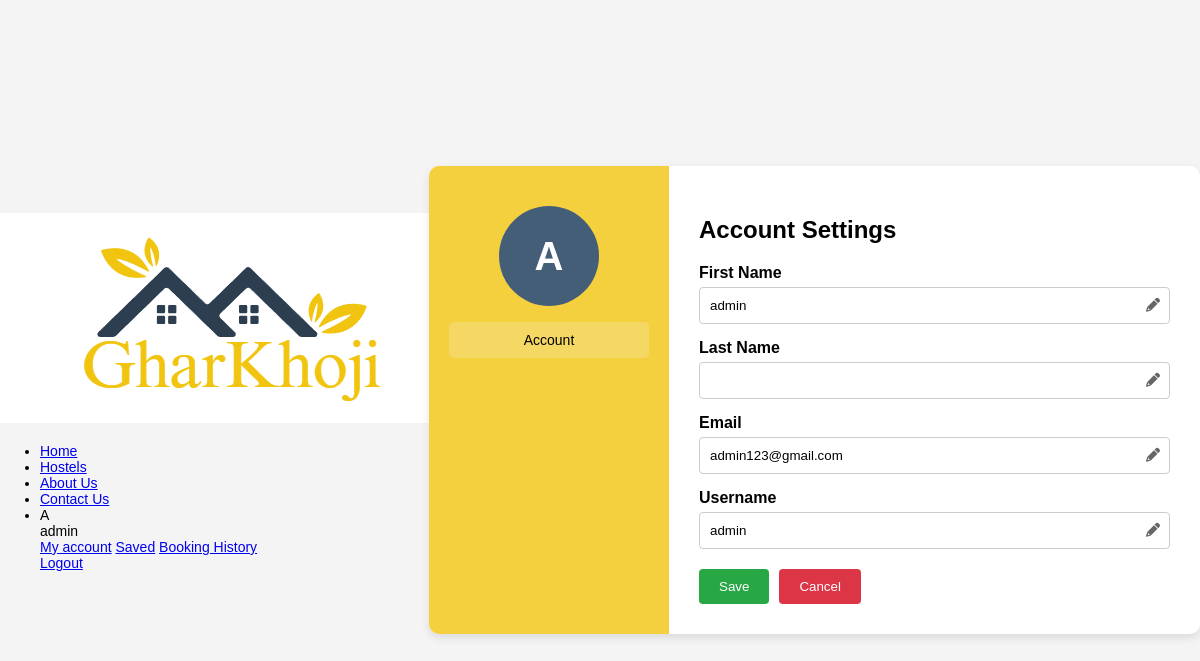
/my-account/ (signed in), run on the app's committed database.
### app/models.py (models this page shows, shortened)
class CustomUser(AbstractUser):
    ROLE_CHOICES = [
        ('user', 'User'),
        ('hostel_owner', 'Hostel Owner'),
    ]
    role = models.CharField(max_length=20, choices=ROLE_CHOICES, default='user')

### app/views.py (the view, shortened to what this page needs)
# urls.py: path('my-account/', views.my_account, name='my_account'),
def my_account(request):
    user = request.user
    return render(request, 'profile.html', {'user': user})

### templates/profile.html (shortened to what this page needs)
<!DOCTYPE html>
<html lang="en">
<head>
    {% load static %}
    <link rel="stylesheet" href="{% static 'css/profile.css' %}">
    <link rel="stylesheet" href="https://cdnjs.cloudflare.com/ajax/libs/font-awesome/6.0.0/css/all.min.css">
</head>
<body>
    <header>
        <div class="logo">
            <a href="#">
                <img src="{% static 'img/logo1.png' %}" alt="GharKhoji Logo">
            </a>
        </div>
        <nav>
            <ul>
                <li class="{% if user.is_authenticated and request.path == '/home/' %} active {% endif %}"><a href="{% url 'home' %}">Home</a></li>
                <li class="{% if user.is_authenticated and request.path == '/hostels/' %} active {% endif %}"><a href="{% url 'hostels' %}">Hostels</a></li>
                <li class="{% if user.is_authenticated and request.path == '/aboutus/' %} active {% endif %}"><a href="{% url 'aboutus' %}">About Us</a></li>
                <li class="{% if user.is_authenticated and request.path == '/contactus/' %} active {% endif %}"><a href="{% url 'contactus' %}">Contact Us</a></li>
                {% if user.is_authenticated %}
                <li class="dropdown">
                  <div class="dropdown-toggle">
                    <div class="rounded-circle">{{ user.first_name|default:user.username|first|upper }}</div>
                    <span>{{ user.get_full_name|default:user.username }}</span>
                  </div>
                  <div class="dropdown-menu">
                    <a href="{% url 'my_account' %}">My account</a>
                    <a href="{% url 'saved' %}">Saved</a>
                    <a href="{% url 'bookings' %}">Booking History</a>
                    <a href="{% url 'logout' %}" class="text-danger">Logout</a>
                  </div>
                </li>
              {% else %}
                <li><a href="{% url 'signup' %}" class="btn-signup">Sign Up</a></li>
                <li><a href="{% url 'login' %}" class="btn-login">Login</a></li>
              {% endif %}
            </ul>
        </nav>
    </header>
<div class="settings-container">
    <div class="sidebar">
        <div class="profile">
            {{ user.first_name|default:user.username|slice:":1"|upper }}
        </div>
        <ul>
            <li class="active">Account</li>
        </ul>
    </div>
    <div class="content">
        <h2>Account Settings</h2>
        <form method="post" id="profile-form">
            <div class="form-group">
                <label>First Name</label>
                <div class="input-wrapper">
                    <input type="text" class="form-input" name="first_name" value="{{ user.first_name }}" readonly>
                    <span class="edit-icon" onclick="enableField(this)"><i class="fa-solid fa-pencil"></i></span>
                </div>
            </div>
            <div class="form-group">
                <label>Last Name</label>
                <div class="input-wrapper">
                    <input type="text" class="form-input" name="last_name" value="{{ user.last_name }}" readonly>
                    <span class="edit-icon" onclick="enableField(this)"><i class="fa-solid fa-pencil"></i></span>
                </div>
            </div>
            <div class="form-group">
                <label>Email</label>
                <div class="input-wrapper">
                    <input type="email" class="form-input" name="email" value="{{ user.email }}" readonly>
                    <span class="edit-icon" onclick="enableField(this)"><i class="fa-solid fa-pencil"></i></span>
                </div>
            </div>
            <div class="form-group">
                <label>Username</label>
                <div class="input-wrapper">
                    <input type="text" class="form-input" name="username" value="{{ user.username }}" readonly>
                    <span class="edit-icon" onclick="enableField(this)"><i class="fa-solid fa-pencil"></i></span>
                </div>
            </div>
            <div class="buttons">
                <button type="submit" class="update-btn" id="save-btn">Save</button>
                <button type="button" class="cancel-btn" onclick="disableAllFields()">Cancel</button>
            </div>
    </div>
</div>
</body>
</html>

### static/css/profile.css (style rules this page uses)
body { font-family: Arial, sans-serif; background-color: #f4f4f4; display: flex; justify-content: center; align-items: center; height: 100vh; margin: 0; }
.settings-container { display: flex; width: 800px; background: white; border-radius: 10px; box-shadow: 0 4px 10px rgba(0, 0, 0, 0.1); overflow: hidden; }
.sidebar { width: 200px; background-color: #F4D03F; padding: 20px; text-align: center; }
.sidebar .profile { width: 100px; height: 100px; background-color: #445e78; border-radius: 50%; margin: 20px auto 10px auto; display: flex; justify-content: center; align-items: center; font-size: 40px; color: white; font-weight: bold; }
.sidebar ul { list-style: none; padding: 0; }
.sidebar li { padding: 10px; margin: 5px 0; cursor: pointer; border-radius: 5px; }
.sidebar li.active { background-color: rgba(247, 246, 246, 0.2); }
ul li { color: rgb(0, 0, 0); font-size: 14px; }
.content { flex: 1; padding: 30px; }
h2 { margin-bottom: 20px; }
.form-group { margin-bottom: 15px; }
label { font-weight: bold; display: block; margin-bottom: 5px; }
.form-input { width: 100%; padding: 10px; border: 1px solid #ccc; border-radius: 4px; box-sizing: border-box; }
.buttons { display: flex; gap: 10px; margin-top: 20px; }
.update-btn { background-color: #28a745; color: white; border: none; padding: 10px 20px; border-radius: 4px; cursor: pointer; }
.cancel-btn { background-color: #dc3545; color: white; border: none; padding: 10px 20px; border-radius: 4px; cursor: pointer; }
.input-wrapper { position: relative; display: flex; align-items: center; }
.form-input { width: 100%; padding: 10px 35px 10px 10px; border: 1px solid #ccc; border-radius: 4px; box-sizing: border-box; position: relative; }
.edit-icon { position: absolute; right: 10px; cursor: pointer; font-size: 14px; color: #666; transition: color 0.3s; }

### data on the page
CustomUser: first_name|first "A", get_full_name "admin", first_name "A", first_name "admin", email "admin123@gmail.com", username "admin"
